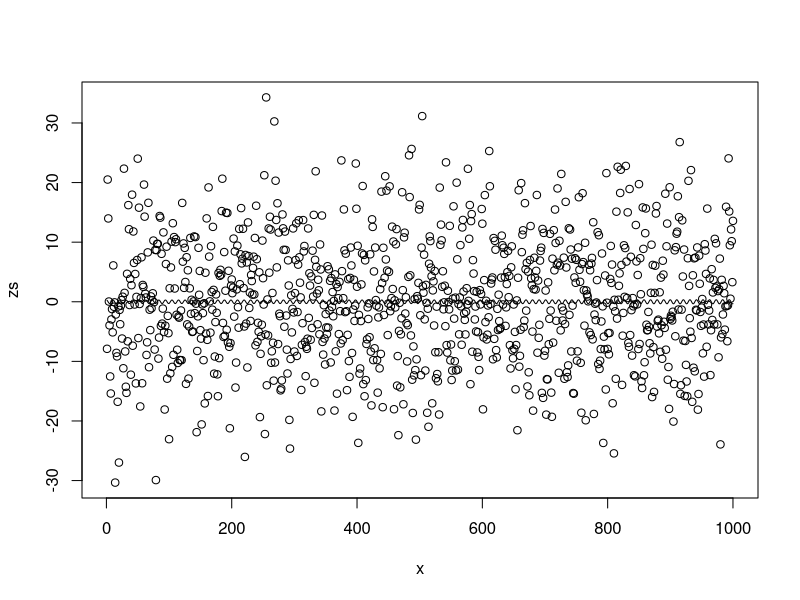
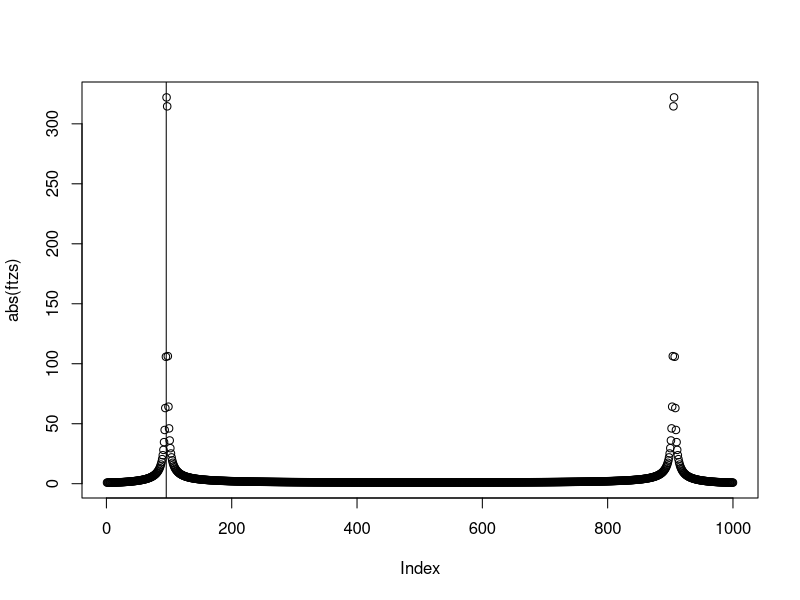

Generate these figures, in order, with R:
zs <- NULL
zst <- NULL
a <- 1
b <- 0.6
wfi <- 41
stdev <- 10
n <- 1000
u <- rnorm(n,0,stdev)
x <- 1:n

wf <- function(x,n,a,b)
{
  v <- NULL
  for(j in 1:n)
  {
    v[j] <- (a^j)*cos((b^j)*x)
  }
  return(sum(v))
}

# The stable trend series

for(i in 1:n)
{
  zs[i] <- wf(x[i],1,a,b) + u[i]
}

for(i in 1:n)
{
  zst[i] <- wf(x[i],1,a,b)
}


# Regression result . . .
slst <- list(alpha = a, beta = b)
mods <- nls(zs ~ alpha*cos(beta*x), start = slst)
options(digits = 12)
summary(mods)

plot(x,zs,ylim = c(min(zs) , max(zs)))
lines(x,zst-fitted(mods))

ftzs <- fft(zst)
plot(abs(ftzs))
abline(v=b/(2*pi/n))